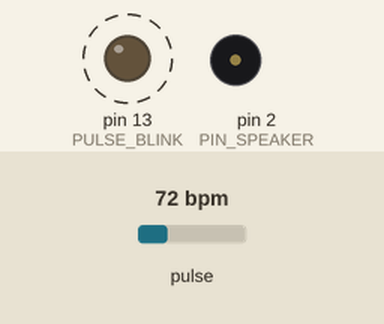
This sketch was run on a simulated Arduino Uno, built with avr-gcc and run on an emulated ATmega328P. On the bench: output pins drawn as LEDs (lit = HIGH), buzzer (waves = sounding). Dashed ring = blinking. Inputs (shaded band) come from the test bench; at power-on: pulse 72 bpm.

Above: at 1.2 s.
1.3 s: pulse set to 42 bpm
At 2.8 s:
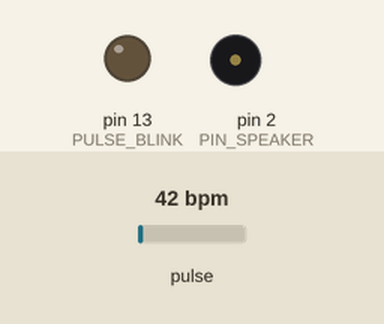
3.7 s: pulse set to 100 bpm
At 4.42 s:
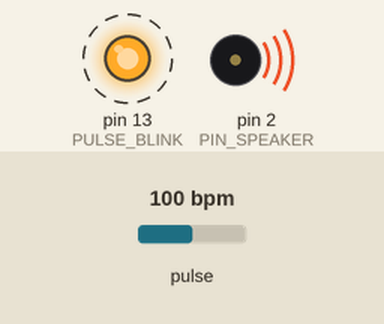
Timing chart, 0 to 12.7 s (numbered marks = the images above; inputs shaded):
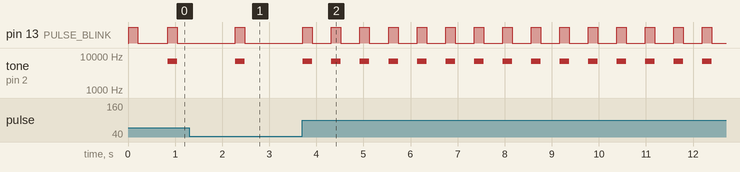

Measured:
- after the input at 3.7 s, pin 13 (PULSE_BLINK): alternates HIGH for 0.20 s and LOW for 0.40 s, starting after 0.62 s; tone on pin 2 (PIN_SPEAKER): alternates 7000 Hz for 0.20 s and silent for 0.40 s, starting after 0.62 s

The sketch:

code.ino
```cpp
#define USE_ARDUINO_INTERRUPTS true
#include <PulseSensorPlayground.h>
const int OUTPUT_TYPE = SERIAL_PLOTTER;
/*
 PULSE_INPUT = Analog Input. Connected to the pulse sensor
 PULSE_BLINK = digital Output. Connected to an LEDSTRIP
*/
const int PULSE_INPUT = A0;
const int PULSE_BLINK = 13; // Pin 13 is the LedStrip
const int PULSE_FADE = 5;
const int THRESHOLD = 550;
/*
 All the PulseSensor Playground functions.
*/
PulseSensorPlayground pulseSensor;
const int PIN_SPEAKER = 2; // speaker on pin2 makes a beep with heartbeat
void setup() {
 /*
 Use 115200 baud because that's what the Processing Sketch expects to read,
 and because that speed provides about 11 bytes per millisecond.
 If we used a slower baud rate, we'd likely write bytes faster than
 they can be transmitted, which would mess up the timing
 of readSensor() calls, which would make the pulse measurement
 not work properly.
 */
 Serial.begin(115200);
 // Configure the PulseSensor manager.
 pulseSensor.analogInput(PULSE_INPUT);
 pulseSensor.blinkOnPulse(PULSE_BLINK);
 pulseSensor.fadeOnPulse(PULSE_FADE);
 pulseSensor.setSerial(Serial);
 pulseSensor.setOutputType(OUTPUT_TYPE);
 pulseSensor.setThreshold(THRESHOLD);
 // Now that everything is ready, start reading the PulseSensor signal.
 if (!pulseSensor.begin()) {
 /*
 PulseSensor initialization failed,
 likely because our particular Arduino platform interrupts
 aren't supported yet.
 If your Sketch hangs here, try changing USE_ARDUINO_INTERRUPTS to false.
 which doesn't use interrupts.
 */
 for(;;) {
 // Flash the led to show things didn't work.
 digitalWrite(PULSE_BLINK, LOW);
 delay(50);
 digitalWrite(PULSE_BLINK, HIGH);
 delay(50);
 }
 }
}
void loop() {
 delay(20);
 pulseSensor.outputSample();
 /*
 If a beat has happened since we last checked,
 write the per-beat information to Serial.
 write a frequency to the PIN_SPEAKER
 */
 if (pulseSensor.sawStartOfBeat()) {
 pulseSensor.outputBeat();
 tone(PIN_SPEAKER,7000);
 }
 /*
 The Pulse variable is true only for a short time after the heartbeat is detected
 */
 if(pulseSensor.isInsideBeat() == false){
 noTone(PIN_SPEAKER);
 }
}
```
